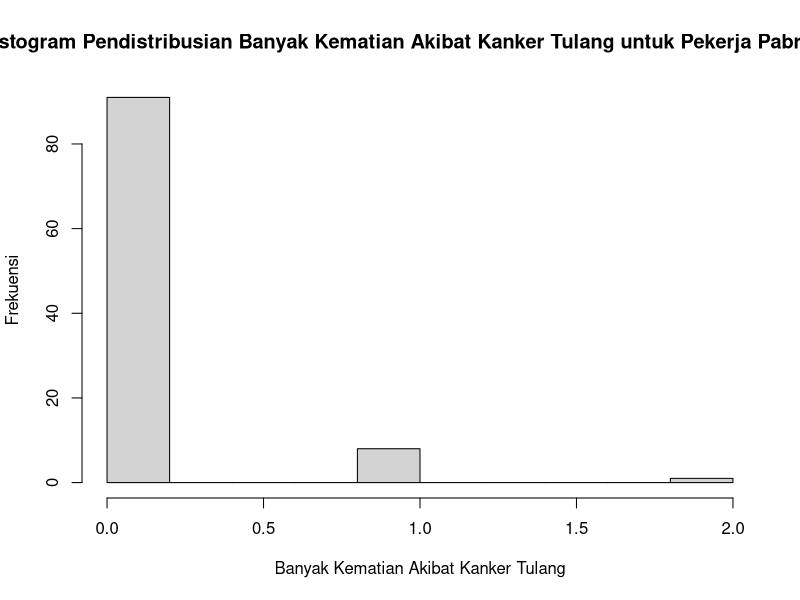

Write the R code that produced this figure.
n = 100
lambda = 0.09

# Menghasilkan sampel acak dari distribusi Poisson
sampel = rpois(n, lambda)

# Menggambarkan histogram pendistribusian banyak banyak kematian akibat kanker tulang untuk pekerja pabrik ban
hist(sampel, main = "Histogram Pendistribusian Banyak Kematian Akibat Kanker Tulang untuk Pekerja Pabrik Ban", xlab = "Banyak Kematian Akibat Kanker Tulang", ylab = "Frekuensi")